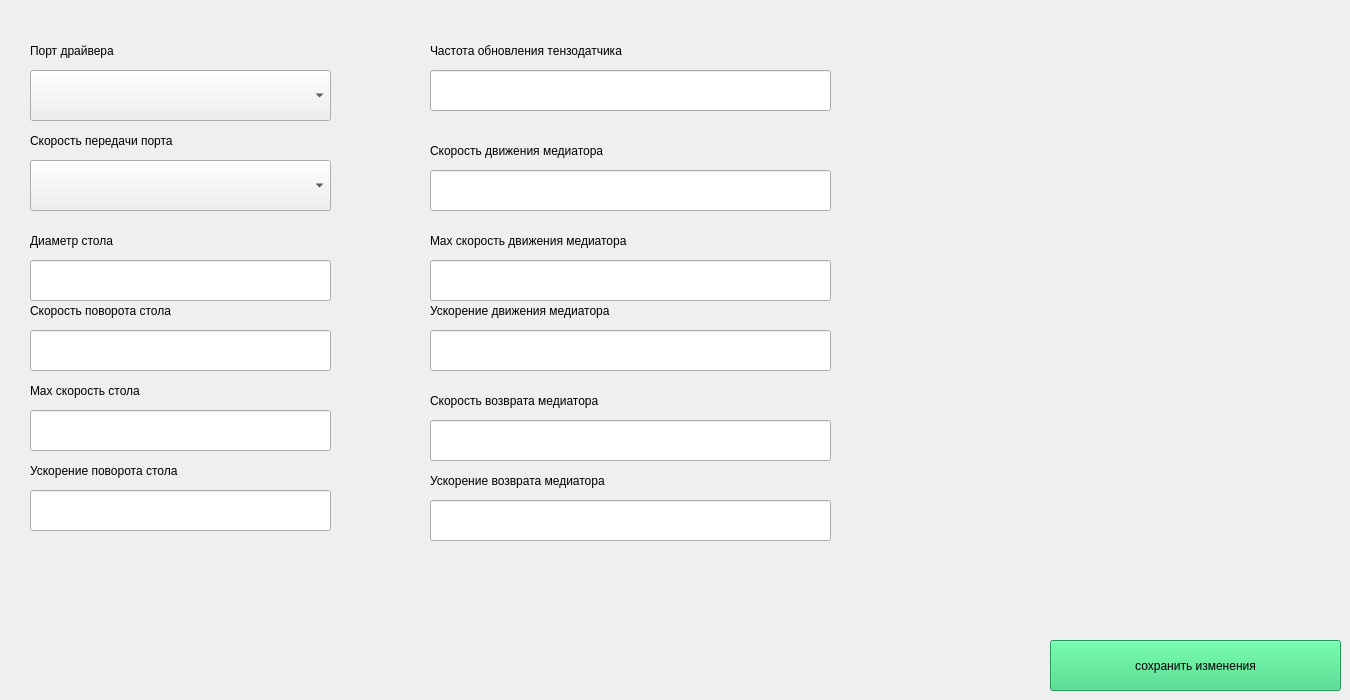
    <widget class="QWidget" name="devise_config">
     <attribute name="title">
      <string>Параметры установки</string>
     </attribute>
     <widget class="QPushButton" name="dc_save">
      <property name="geometry">
       <rect>
        <x>1050</x>
        <y>640</y>
        <width>291</width>
        <height>51</height>
       </rect>
      </property>
      <property name="palette">
       <palette>
        <active>
         <colorrole role="WindowText">
          <brush brushstyle="SolidPattern">
           <color alpha="255">
            <red>0</red>
            <green>0</green>
            <blue>0</blue>
           </color>
          </brush>
         </colorrole>
         <colorrole role="Button">
          <brush brushstyle="SolidPattern">
           <color alpha="255">
            <red>51</red>
            <green>209</green>
            <blue>122</blue>
           </color>
          </brush>
         </colorrole>
         <colorrole role="Light">
          <brush brushstyle="SolidPattern">
           <color alpha="255">
            <red>121</red>
            <green>255</green>
            <blue>181</blue>
           </color>
          </brush>
         </colorrole>
         <colorrole role="Midlight">
          <brush brushstyle="SolidPattern">
           <color alpha="255">
            <red>86</red>
            <green>232</green>
            <blue>151</blue>
           </color>
          </brush>
         </colorrole>
         <colorrole role="Dark">
          <brush brushstyle="SolidPattern">
           <color alpha="255">
            <red>25</red>
            <green>104</green>
            <blue>61</blue>
           </color>
          </brush>
         </colorrole>
         <colorrole role="Mid">
          <brush brushstyle="SolidPattern">
           <color alpha="255">
            <red>34</red>
            <green>139</green>
            <blue>81</blue>
           </color>
          </brush>
         </colorrole>
         <colorrole role="Text">
          <brush brushstyle="SolidPattern">
           <color alpha="255">
            <red>0</red>
            <green>0</green>
            <blue>0</blue>
           </color>
          </brush>
         </colorrole>
         <colorrole role="BrightText">
          <brush brushstyle="SolidPattern">
           <color alpha="255">
            <red>255</red>
            <green>255</green>
            <blue>255</blue>
           </color>
          </brush>
         </colorrole>
         <colorrole role="ButtonText">
          <brush brushstyle="SolidPattern">
           <color alpha="255">
            <red>0</red>
            <green>0</green>
            <blue>0</blue>
           </color>
          </brush>
         </colorrole>
         <colorrole role="Base">
          <brush brushstyle="SolidPattern">
           <color alpha="255">
            <red>255</red>
            <green>255</green>
            <blue>255</blue>
           </color>
          </brush>
         </colorrole>
         <colorrole role="Window">
          <brush brushstyle="SolidPattern">
           <color alpha="255">
            <red>51</red>
            <green>209</green>
            <blue>122</blue>
           </color>
          </brush>
         </colorrole>
         <colorrole role="Shadow">
          <brush brushstyle="SolidPattern">
           <color alpha="255">
            <red>0</red>
            <green>0</green>
            <blue>0</blue>
           </color>
          </brush>
         </colorrole>
         <colorrole role="AlternateBase">
          <brush brushstyle="SolidPattern">
           <color alpha="255">
            <red>153</red>
            <green>232</green>
            <blue>188</blue>
           </color>
          </brush>
         </colorrole>
         <colorrole role="ToolTipBase">
          <brush brushstyle="SolidPattern">
           <color alpha="255">
            <red>255</red>
            <green>255</green>
            <blue>220</blue>
           </color>
          </brush>
         </colorrole>
         <colorrole role="ToolTipText">
          <brush brushstyle="SolidPattern">
           <color alpha="255">
            <red>0</red>
            <green>0</green>
            <blue>0</blue>
           </color>
          </brush>
         </colorrole>
         <colorrole role="PlaceholderText">
          <brush brushstyle="SolidPattern">
           <color alpha="128">
            <red>0</red>
            <green>0</green>
            <blue>0</blue>
           </color>
          </brush>
         </colorrole>
        </active>
        <inactive>
         <colorrole role="WindowText">
          <brush brushstyle="SolidPattern">
           <color alpha="255">
            <red>0</red>
            <green>0</green>
            <blue>0</blue>
           </color>
          </brush>
         </colorrole>
         <colorrole role="Button">
          <brush brushstyle="SolidPattern">
           <color alpha="255">
            <red>51</red>
            <green>209</green>
            <blue>122</blue>
           </color>
          </brush>
         </colorrole>
         <colorrole role="Light">
          <brush brushstyle="SolidPattern">
           <color alpha="255">
            <red>121</red>
            <green>255</green>
            <blue>181</blue>
           </color>
          </brush>
         </colorrole>
         <colorrole role="Midlight">
          <brush brushstyle="SolidPattern">
           <color alpha="255">
            <red>86</red>
            <green>232</green>
            <blue>151</blue>
           </color>
          </brush>
         </colorrole>
         <colorrole role="Dark">
          <brush brushstyle="SolidPattern">
           <color alpha="255">
            <red>25</red>
            <green>104</green>
            <blue>61</blue>
           </color>
          </brush>
         </colorrole>
         <colorrole role="Mid">
          <brush brushstyle="SolidPattern">
           <color alpha="255">
            <red>34</red>
            <green>139</green>
            <blue>81</blue>
           </color>
          </brush>
         </colorrole>
         <colorrole role="Text">
          <brush brushstyle="SolidPattern">
           <color alpha="255">
            <red>0</red>
            <green>0</green>
            <blue>0</blue>
           </color>
          </brush>
         </colorrole>
         <colorrole role="BrightText">
          <brush brushstyle="SolidPattern">
           <color alpha="255">
            <red>255</red>
            <green>255</green>
            <blue>255</blue>
           </color>
          </brush>
         </colorrole>
         <colorrole role="ButtonText">
          <brush brushstyle="SolidPattern">
           <color alpha="255">
            <red>0</red>
            <green>0</green>
            <blue>0</blue>
           </color>
          </brush>
         </colorrole>
         <colorrole role="Base">
          <brush brushstyle="SolidPattern">
           <color alpha="255">
            <red>255</red>
            <green>255</green>
            <blue>255</blue>
           </color>
          </brush>
         </colorrole>
         <colorrole role="Window">
          <brush brushstyle="SolidPattern">
           <color alpha="255">
            <red>51</red>
            <green>209</green>
            <blue>122</blue>
           </color>
          </brush>
         </colorrole>
         <colorrole role="Shadow">
          <brush brushstyle="SolidPattern">
           <color alpha="255">
            <red>0</red>
            <green>0</green>
            <blue>0</blue>
           </color>
          </brush>
         </colorrole>
         <colorrole role="AlternateBase">
          <brush brushstyle="SolidPattern">
           <color alpha="255">
            <red>153</red>
            <green>232</green>
            <blue>188</blue>
           </color>
          </brush>
         </colorrole>
         <colorrole role="ToolTipBase">
          <brush brushstyle="SolidPattern">
           <color alpha="255">
            <red>255</red>
            <green>255</green>
            <blue>220</blue>
           </color>
          </brush>
         </colorrole>
         <colorrole role="ToolTipText">
          <brush brushstyle="SolidPattern">
           <color alpha="255">
            <red>0</red>
            <green>0</green>
            <blue>0</blue>
           </color>
          </brush>
         </colorrole>
         <colorrole role="PlaceholderText">
          <brush brushstyle="SolidPattern">
           <color alpha="128">
            <red>0</red>
            <green>0</green>
            <blue>0</blue>
           </color>
          </brush>
         </colorrole>
        </inactive>
        <disabled>
         <colorrole role="WindowText">
          <brush brushstyle="SolidPattern">
           <color alpha="255">
            <red>25</red>
            <green>104</green>
            <blue>61</blue>
           </color>
          </brush>
         </colorrole>
         <colorrole role="Button">
          <brush brushstyle="SolidPattern">
           <color alpha="255">
            <red>51</red>
            <green>209</green>
            <blue>122</blue>
           </color>
          </brush>
         </colorrole>
         <colorrole role="Light">
          <brush brushstyle="SolidPattern">
           <color alpha="255">
            <red>121</red>
            <green>255</green>
            <blue>181</blue>
           </color>
          </brush>
         </colorrole>
         <colorrole role="Midlight">
          <brush brushstyle="SolidPattern">
           <color alpha="255">
            <red>86</red>
            <green>232</green>
            <blue>151</blue>
           </color>
          </brush>
         </colorrole>
         <colorrole role="Dark">
          <brush brushstyle="SolidPattern">
           <color alpha="255">
            <red>25</red>
            <green>104</green>
            <blue>61</blue>
           </color>
          </brush>
         </colorrole>
         <colorrole role="Mid">
          <brush brushstyle="SolidPattern">
           <color alpha="255">
            <red>34</red>
            <green>139</green>
            <blue>81</blue>
           </color>
          </brush>
         </colorrole>
         <colorrole role="Text">
          <brush brushstyle="SolidPattern">
           <color alpha="255">
            <red>25</red>
            <green>104</green>
            <blue>61</blue>
           </color>
          </brush>
         </colorrole>
         <colorrole role="BrightText">
          <brush brushstyle="SolidPattern">
           <color alpha="255">
            <red>255</red>
            <green>255</green>
            <blue>255</blue>
           </color>
          </brush>
         </colorrole>
         <colorrole role="ButtonText">
          <brush brushstyle="SolidPattern">
           <color alpha="255">
            <red>25</red>
            <green>104</green>
            <blue>61</blue>
           </color>
          </brush>
         </colorrole>
         <colorrole role="Base">
          <brush brushstyle="SolidPattern">
           <color alpha="255">
            <red>51</red>
            <green>209</green>
            <blue>122</blue>
           </color>
          </brush>
         </colorrole>
         <colorrole role="Window">
          <brush brushstyle="SolidPattern">
           <color alpha="255">
            <red>51</red>
            <green>209</green>
            <blue>122</blue>
           </color>
          </brush>
         </colorrole>
         <colorrole role="Shadow">
          <brush brushstyle="SolidPattern">
           <color alpha="255">
            <red>0</red>
            <green>0</green>
            <blue>0</blue>
           </color>
          </brush>
         </colorrole>
         <colorrole role="AlternateBase">
          <brush brushstyle="SolidPattern">
           <color alpha="255">
            <red>51</red>
            <green>209</green>
            <blue>122</blue>
           </color>
          </brush>
         </colorrole>
         <colorrole role="ToolTipBase">
          <brush brushstyle="SolidPattern">
           <color alpha="255">
            <red>255</red>
            <green>255</green>
            <blue>220</blue>
           </color>
          </brush>
         </colorrole>
         <colorrole role="ToolTipText">
          <brush brushstyle="SolidPattern">
           <color alpha="255">
            <red>0</red>
            <green>0</green>
            <blue>0</blue>
           </color>
          </brush>
         </colorrole>
         <colorrole role="PlaceholderText">
          <brush brushstyle="SolidPattern">
           <color alpha="128">
            <red>0</red>
            <green>0</green>
            <blue>0</blue>
           </color>
          </brush>
         </colorrole>
        </disabled>
       </palette>
      </property>
      <property name="text">
       <string>сохранить изменения</string>
      </property>
     </widget>
     <widget class="QLineEdit" name="dc_base_diameter">
      <property name="geometry">
       <rect>
        <x>30</x>
        <y>260</y>
        <width>301</width>
        <height>41</height>
       </rect>
      </property>
      <property name="text">
       <string/>
      </property>
     </widget>
     <widget class="QLabel" name="dc_label_base_diameter">
      <property name="geometry">
       <rect>
        <x>30</x>
        <y>220</y>
        <width>341</width>
        <height>41</height>
       </rect>
      </property>
      <property name="text">
       <string>Диаметр стола</string>
      </property>
     </widget>
     <widget class="QLabel" name="dc_label_base_motor_speed">
      <property name="geometry">
       <rect>
        <x>30</x>
        <y>290</y>
        <width>341</width>
        <height>41</height>
       </rect>
      </property>
      <property name="text">
       <string>Скорость поворота стола</string>
      </property>
     </widget>
     <widget class="QComboBox" name="dc_operating_port">
      <property name="geometry">
       <rect>
        <x>30</x>
        <y>70</y>
        <width>301</width>
        <height>51</height>
       </rect>
      </property>
     </widget>
     <widget class="QLabel" name="dc_label_operating_port">
      <property name="geometry">
       <rect>
        <x>30</x>
        <y>30</y>
        <width>341</width>
        <height>41</height>
       </rect>
      </property>
      <property name="text">
       <string>Порт драйвера</string>
      </property>
     </widget>
     <widget class="QComboBox" name="dc_serial_baud_rate">
      <property name="geometry">
       <rect>
        <x>30</x>
        <y>160</y>
        <width>301</width>
        <height>51</height>
       </rect>
      </property>
     </widget>
     <widget class="QLabel" name="dc_label_serial_baud_rate">
      <property name="geometry">
       <rect>
        <x>30</x>
        <y>120</y>
        <width>341</width>
        <height>41</height>
       </rect>
      </property>
      <property name="text">
       <string>Скорость передачи порта</string>
      </property>
     </widget>
     <widget class="QLineEdit" name="dc_base_motor_speed">
      <property name="geometry">
       <rect>
        <x>30</x>
        <y>330</y>
        <width>301</width>
        <height>41</height>
       </rect>
      </property>
      <property name="text">
       <string/>
      </property>
     </widget>
     <widget class="QLabel" name="dc_label_base_motor_accel">
      <property name="geometry">
       <rect>
        <x>30</x>
        <y>450</y>
        <width>341</width>
        <height>41</height>
       </rect>
      </property>
      <property name="text">
       <string>Ускорение поворота стола</string>
      </property>
     </widget>
     <widget class="QLineEdit" name="dc_base_motor_accel">
      <property name="geometry">
       <rect>
        <x>30</x>
        <y>490</y>
        <width>301</width>
        <height>41</height>
       </rect>
      </property>
      <property name="text">
       <string/>
      </property>
     </widget>
     <widget class="QLabel" name="dc_label_base_motor_max_speed">
      <property name="geometry">
       <rect>
        <x>30</x>
        <y>370</y>
        <width>341</width>
        <height>41</height>
       </rect>
      </property>
      <property name="text">
       <string>Max скорость стола</string>
      </property>
     </widget>
     <widget class="QLineEdit" name="dc_base_motor_max_speed">
      <property name="geometry">
       <rect>
        <x>30</x>
        <y>410</y>
        <width>301</width>
        <height>41</height>
       </rect>
      </property>
      <property name="text">
       <string/>
      </property>
     </widget>
     <widget class="QLineEdit" name="dc_tenzo_update_rate">
      <property name="geometry">
       <rect>
        <x>430</x>
        <y>70</y>
        <width>401</width>
        <height>41</height>
       </rect>
      </property>
      <property name="text">
       <string/>
      </property>
     </widget>
     <widget class="QLabel" name="dc_label_tenzo_update_rate">
      <property name="geometry">
       <rect>
        <x>430</x>
        <y>30</y>
        <width>401</width>
        <height>41</height>
       </rect>
      </property>
      <property name="text">
       <string>Частота обновления тензодатчика</string>
      </property>
     </widget>
     <widget class="QLabel" name="dc_label_head_motor_speed">
      <property name="geometry">
       <rect>
        <x>430</x>
        <y>130</y>
        <width>401</width>
        <height>41</height>
       </rect>
      </property>
      <property name="text">
       <string>Скорость движения медиатора</string>
      </property>
     </widget>
     <widget class="QLineEdit" name="dc_head_motor_speed">
      <property name="geometry">
       <rect>
        <x>430</x>
        <y>170</y>
        <width>401</width>
        <height>41</height>
       </rect>
      </property>
      <property name="text">
       <string/>
      </property>
     </widget>
     <widget class="QLineEdit" name="dc_head_motor_accel">
      <property name="geometry">
       <rect>
        <x>430</x>
        <y>330</y>
        <width>401</width>
        <height>41</height>
       </rect>
      </property>
      <property name="text">
       <string/>
      </property>
     </widget>
     <widget class="QLabel" name="dc_label_head_motor_accel">
      <property name="geometry">
       <rect>
        <x>430</x>
        <y>290</y>
        <width>401</width>
        <height>41</height>
       </rect>
      </property>
      <property name="text">
       <string>Ускорение движения медиатора</string>
      </property>
     </widget>
     <widget class="QLabel" name="dc_label_head_motor_max_speed">
      <property name="geometry">
       <rect>
        <x>430</x>
        <y>220</y>
        <width>401</width>
        <height>41</height>
       </rect>
      </property>
      <property name="text">
       <string>Max скорость движения медиатора</string>
      </property>
     </widget>
     <widget class="QLineEdit" name="dc_head_motor_max_speed">
      <property name="geometry">
       <rect>
        <x>430</x>
        <y>260</y>
        <width>401</width>
        <height>41</height>
       </rect>
      </property>
      <property name="text">
       <string/>
      </property>
     </widget>
     <widget class="QLabel" name="dc_label_head_motor_returning_speed">
      <property name="geometry">
       <rect>
        <x>430</x>
        <y>380</y>
        <width>401</width>
        <height>41</height>
       </rect>
      </property>
      <property name="text">
       <string>Скорость возврата медиатора</string>
      </property>
     </widget>
     <widget class="QLineEdit" name="dc_head_motor_returning_speed">
      <property name="geometry">
       <rect>
        <x>430</x>
        <y>420</y>
        <width>401</width>
        <height>41</height>
       </rect>
      </property>
      <property name="text">
       <string/>
      </property>
     </widget>
     <widget class="QLabel" name="dc_label_head_motor_returning_accel">
      <property name="geometry">
       <rect>
        <x>430</x>
        <y>460</y>
        <width>401</width>
        <height>41</height>
       </rect>
      </property>
      <property name="text">
       <string>Ускорение возврата медиатора</string>
      </property>
     </widget>
     <widget class="QLineEdit" name="dc_head_motor_returning_accel">
      <property name="geometry">
       <rect>
        <x>430</x>
        <y>500</y>
        <width>401</width>
        <height>41</height>
       </rect>
      </property>
      <property name="text">
       <string/>
      </property>
     </widget>
    </widget>
